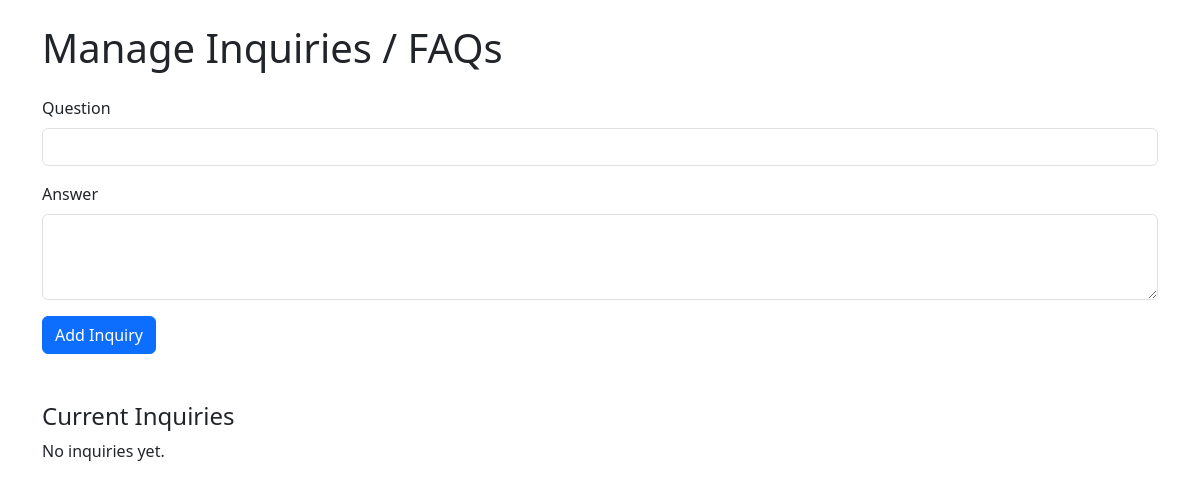
The page /inquiries/ on the database as committed earlier.
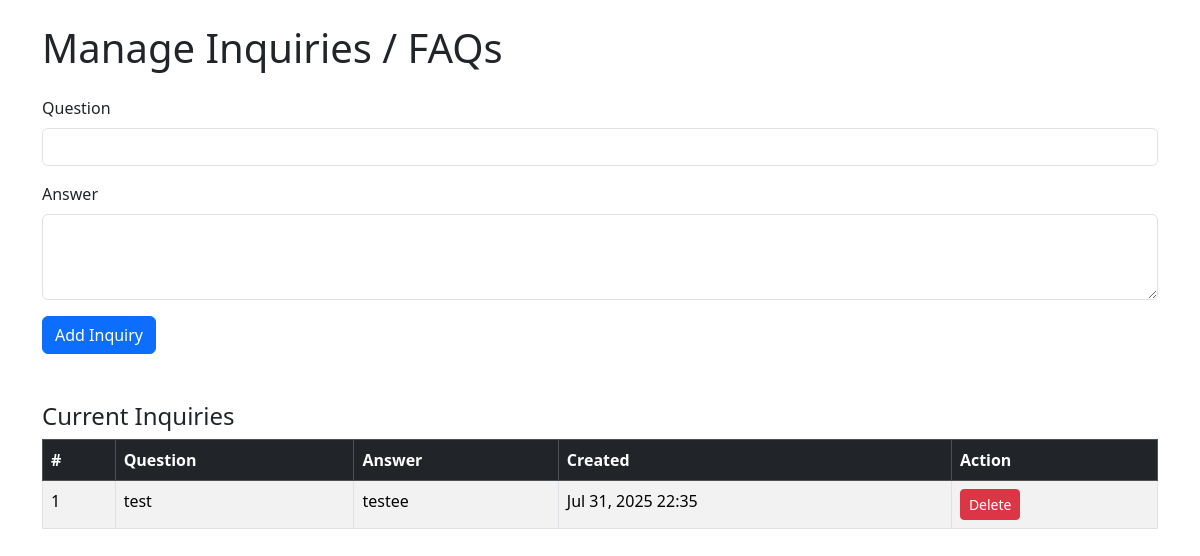
The same page on the database as committed later.
### apps/pages/models.py (models this page shows)
class Inquiry(models.Model):
    question = models.CharField(max_length=255)
    answer = models.TextField()
    created_at = models.DateTimeField(auto_now_add=True)

### apps/pages/super_admin.py (the view, shortened to what this page needs)
# urls.py: path('inquiries/', super_admin.inquiries_page, name='inquiries_page'),
def inquiries_page(request):
    inquiries = Inquiry.objects.all()
    return render(request, 'super_admin/inquiries.html', {'inquiries': inquiries})

### templates/super_admin/inquiries.html (shortened to what this page needs)
<!DOCTYPE html>
{% load static %}
<html lang="en">
<head>
    <link href="https://cdn.jsdelivr.net/npm/bootstrap@5.3.2/dist/css/bootstrap.min.css" rel="stylesheet" />
</head>
<body class="container py-4">
    <h1 class="mb-4">Manage Inquiries / FAQs</h1>
    <form method="post" action="{% url 'inquiries_page' %}" class="mb-5">
        <div class="mb-3">
            <label for="question" class="form-label">Question</label>
            <input type="text" name="question" id="question" class="form-control" required>
        </div>
        <div class="mb-3">
            <label for="answer" class="form-label">Answer</label>
            <textarea name="answer" id="answer" class="form-control" rows="3" required></textarea>
        </div>
        <button type="submit" class="btn btn-primary">Add Inquiry</button>
    </form>
    <h4>Current Inquiries</h4>
    {% if inquiries %}
    <table class="table table-bordered table-striped">
        <thead class="table-dark">
            <tr>
                <th>#</th>
                <th>Question</th>
                <th>Answer</th>
                <th>Created</th>
                <th>Action</th>
            </tr>
        </thead>
        <tbody>
            {% for inquiry in inquiries %}
            <tr>
                <td>{{ forloop.counter }}</td>
                <td>{{ inquiry.question }}</td>
                <td>{{ inquiry.answer }}</td>
                <td>{{ inquiry.created_at|date:"M d, Y H:i" }}</td>
                <td>
                    <a href="{% url 'delete_inquiry' inquiry.id %}" class="btn btn-danger btn-sm"
                        onclick="return confirm('Are you sure you want to delete this inquiry?');">
                        Delete
                    </a>
                </td>
            </tr>
            {% endfor %}
        </tbody>
    </table>
    {% else %}
    <p>No inquiries yet.</p>
    {% endif %}
</body>
</html>

Rows that differ between the two databases and show on the page:
added Inquiry: question "test", answer "testee", created_at "Jul 31, 2025 22:35"
Other text that changed with them:
text no longer shown: "No inquiries yet."
text now shown: "# Question Answer Created Action"
